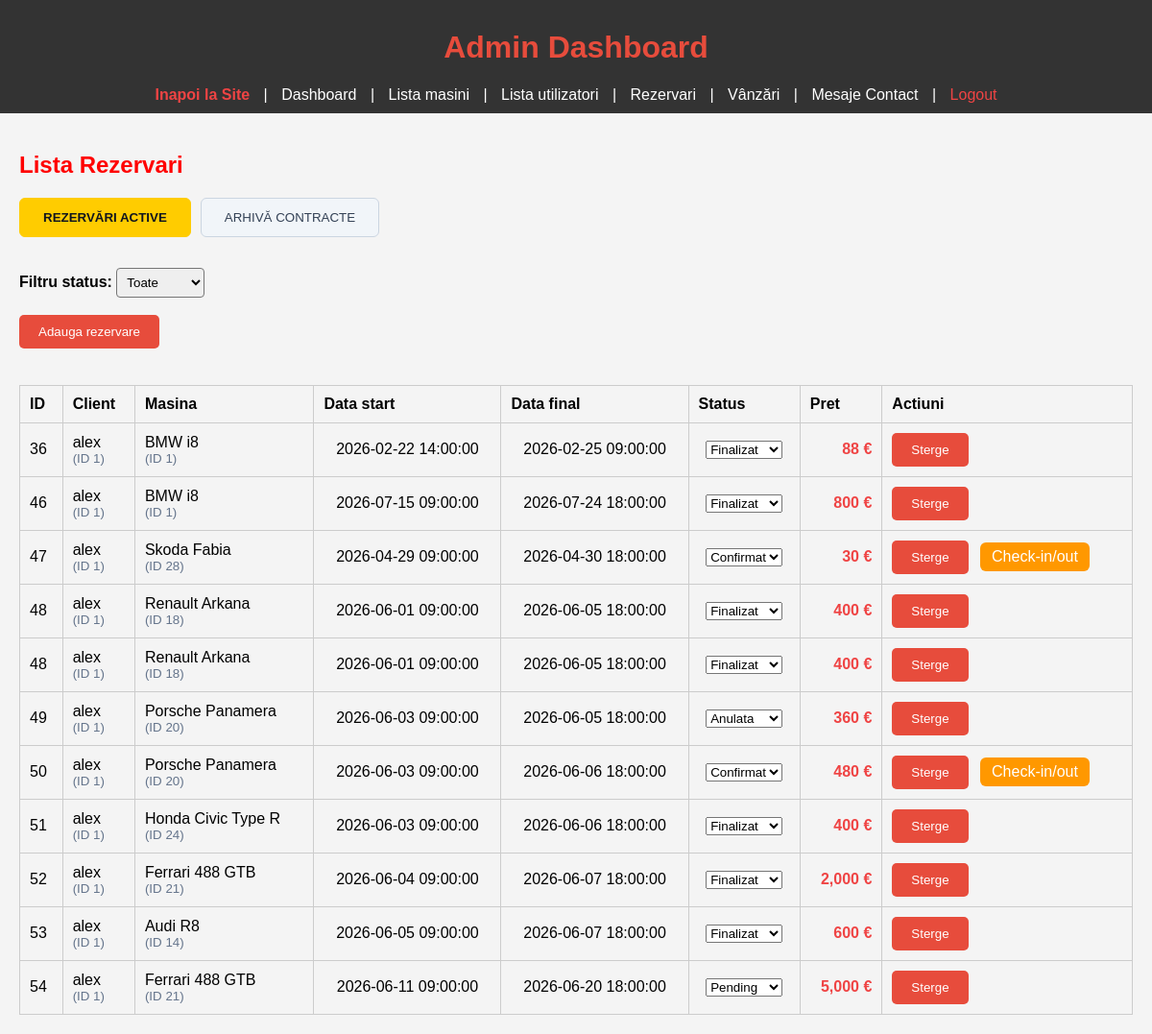
Screenshot of /admin/admin_rentals.php (signed in) with the database file from the repository.
### tables this page shows
CREATE TABLE `rentals` (
  `id` int(11) NOT NULL,
  `user_id` int(11) NOT NULL,
  `car_id` int(11) NOT NULL,
  `start_date` datetime DEFAULT NULL,
  `end_date` datetime DEFAULT NULL,
  `price` decimal(10,2) DEFAULT NULL,
  `status` varchar(20) DEFAULT 'pending'
);

CREATE TABLE `users` (
  `id` int(11) NOT NULL,
  `username` varchar(50) NOT NULL,
  `gender` enum('m','f','o') NOT NULL,
  `email` varchar(50) NOT NULL,
  `password` varchar(256) NOT NULL,
  `role` varchar(15) NOT NULL DEFAULT 'client'
);

CREATE TABLE `cars` (
  `id` int(11) NOT NULL,
  `marca` varchar(50) DEFAULT NULL,
  `model` varchar(50) DEFAULT NULL,
  `status` varchar(20) DEFAULT 'disponibil',
  `vizibil` tinyint(1) NOT NULL DEFAULT '1',
  `pret_vanzare` decimal(10,2) DEFAULT '0.00',
  `pret_inchiriere` decimal(10,2) DEFAULT '0.00',
  `vin` varchar(50) DEFAULT NULL,
  `kilometraj` int(11) DEFAULT '0',
  `an` int(11) DEFAULT '2000',
  `combustibil` varchar(20) DEFAULT NULL,
  `transmisie` varchar(20) DEFAULT NULL,
  `numar_inmatriculare` varchar(20) DEFAULT NULL,
  `motorizare` varchar(50) DEFAULT NULL,
  `detalii` text,
  `poza_principala` varchar(255) NOT NULL COMMENT 'Calea către imaginea principală a mașinii (ex: resurse/imagini/masini/...jpg)',
  `putere` varchar(50) DEFAULT NULL,
  `pret_promo` decimal(10,2) DEFAULT NULL
);

CREATE TABLE `contracts` (
  `id` int(11) NOT NULL,
  `rental_id` int(11) NOT NULL,
  `user_id` int(11) NOT NULL,
  `car_id` int(11) NOT NULL,
  `contract_number` varchar(50) DEFAULT NULL,
  `start_date` datetime NOT NULL,
  `end_date` datetime NOT NULL,
  `pret_total` decimal(10,2) NOT NULL,
  `depozit` decimal(10,2) DEFAULT '500.00',
  `status` enum('activ','finalizat','reziliat') DEFAULT 'activ',
  `check_in_km` int(11) DEFAULT NULL,
  `check_in_fuel` varchar(50) DEFAULT NULL,
  `check_in_photos` text,
  `check_in_notes` text,
  `check_out_km` int(11) DEFAULT NULL,
  `check_out_fuel` varchar(50) DEFAULT NULL,
  `check_out_damage` text,
  `check_out_cost` decimal(10,2) DEFAULT '0.00',
  `generated_at` datetime DEFAULT CURRENT_TIMESTAMP,
  `check_in_docs` varchar(10) DEFAULT 'nu',
  `check_in_keys` varchar(10) DEFAULT 'nu',
  `check_in_kit` varchar(10) DEFAULT 'nu',
  `check_in_cleaning` varchar(50) DEFAULT 'perfect',
  `check_out_docs` varchar(10) DEFAULT 'nu',
  `check_out_keys` varchar(10) DEFAULT 'nu',
  `check_out_kit` varchar(10) DEFAULT 'nu',
  `check_out_cleaning` varchar(50) DEFAULT 'perfect',
  `check_in_date` datetime DEFAULT NULL,
  `check_out_date` datetime DEFAULT NULL
);

### admin/admin_rentals.php (the view, shortened to what this page needs)
<?php
include '../db_connect.php';
$conn->set_charset("utf8");
$filter_sql = "";
$sql = "
    SELECT
        r.id,
        u.username,
        r.user_id,
        c.marca,
        c.model,
        r.car_id,
        r.start_date,
        r.end_date,
        r.status,
        r.price,
        con.id as contract_id
    FROM rentals r
    JOIN users u ON r.user_id = u.id
    JOIN cars c ON r.car_id = c.id
    LEFT JOIN contracts con ON con.rental_id = r.id
    $filter_sql
    ORDER BY r.id ASC
";
$stmt = $conn->prepare($sql);
$stmt->execute();
$result = $stmt->get_result();
include 'admin_header.php';
?>
<!DOCTYPE html>
<html lang="ro">
<head>
<link rel="stylesheet" href="../resurse/css/admin.css">
</head>
<body>
<main>
<h2>Lista Rezervari</h2>
<div style="margin-bottom: 2rem; display: flex; gap: 10px;">
    <button type="button" id="tabActiveBtn" onclick="switchTab('active')" style="background: #ffcc00; color: #11151d; border: 1px solid #ffcc00; padding: 12px 24px; font-weight: bold; border-radius: 6px; cursor: pointer; text-transform: uppercase;">
        Rezervări Active
    </button>
    <button type="button" id="tabArchiveBtn" onclick="switchTab('archive')" style="background: #f1f5f9; color: #334155; border: 1px solid #cbd5e1; padding: 12px 24px; font-weight: normal; border-radius: 6px; cursor: pointer; text-transform: uppercase;">
        Arhivă Contracte
    </button>
</div>
<div id="sectionActive" style="display: block;">
    <form method="get">
    <label style="font-weight: 600;">Filtru status:</label>
    <select name="status" onchange="this.form.submit()" style="padding: 6px; border-radius: 4px;">
        <option value="">Toate</option>
    </select>
    </form>
    <br>
    <button id="addRentalBtn">Adauga rezervare</button>
    <br><br>
    <table border="1" cellpadding="10" style="width: 100%; border-collapse: collapse;">
    <thead>
            <th>ID</th>
            <th>Client</th>
            <th>Masina</th>
            <th>Data start</th>
            <th>Data final</th>
            <th>Status</th>
            <th>Pret</th>
            <th style="text-align: left; padding-left: 10px;">Actiuni</th>
    </thead>
    <tbody>
    <?php while($row = $result->fetch_assoc()){ ?>
    <tr>
        <td><?= $row['id'] ?></td>
        <td><?= htmlspecialchars($row['username']) ?> <small style="display:block; color:#64748b;">(ID <?= $row['user_id'] ?>)</small></td>
        <td><?= htmlspecialchars($row['marca']." ".$row['model']) ?> <small style="display:block; color:#64748b;">(ID <?= $row['car_id'] ?>)</small></td>
        <td style="text-align: center;"><?= $row['start_date'] ?></td>
        <td style="text-align: center;"><?= $row['end_date'] ?></td>
        <td style="text-align: center;">
            <select class="rental-status" data-id="<?= $row['id'] ?>">
                <option value="pending" <?= $row['status']=='pending'?'selected':'' ?>>Pending</option>
                <option value="confirmat" <?= $row['status']=='confirmat'?'selected':'' ?>>Confirmat</option>
                <option value="finalizat" <?= $row['status']=='finalizat'?'selected':'' ?>>Finalizat</option>
                <option value="anulata" <?= $row['status']=='anulata'?'selected':'' ?>>Anulata</option>
            </select>
        </td>
        <td style="text-align: right; color: #ef4444; font-weight: bold;"><?= number_format($row['price'], 0) ?> €</td>
        <td style="text-align: left; padding-left: 10px;">
            <button class="delete-rental" data-id="<?= $row['id'] ?>">Sterge</button>
            <?php if (in_array(strtolower($row['status']), ['confirmat', 'confirmata'])): ?>
                <?php if (!empty($row['contract_id'])): ?>
                    <a href="check.php?id=<?= $row['contract_id'] ?? 0 ?>"
                       class="btn"
                       style="background:#ff9800; color:#fff; padding:6px 12px; text-decoration:none; border-radius:6px; margin-left:8px; display:inline-block;">
                        Check-in/out
                    </a>
                <?php else: ?>
                    <span style="color:#ff9800; font-size:0.9rem; margin-left:8px;">(Contract în curs)</span>
                <?php endif; ?>
            <?php endif; ?>
        </td>
    </tr>
    <?php } ?>
    </tbody>
    </table>
</div>
</main>
</body>
</html>

### resurse/css/admin.css (style rules this page uses)
body { font-family: Arial; background:#f4f4f4; margin:0; padding:0; }
h2 { color:red; }
main { padding:20px; }
table { width:100%; border-collapse:collapse; margin-top:20px; }
table th, table td { border:1px solid #ccc; padding:10px; text-align:left; }
button { background:#E74C3C; color:white; border:none; padding:10px 20px; cursor:pointer; border-radius:5px; }

### rows the page displays
rentals: id "36", user.username "alex", user "1", car.model "BMW i8", car "1", start_date "2026-02-22 14:00:00", end_date "2026-02-25 09:00:00", status+id "Finalizat", price "88"
contracts: rental "46", user.username "alex", rental.user_id "1", car.model "BMW i8", rental.car_id "1", rental.start_date "2026-07-15 09:00:00", rental.end_date "2026-07-24 18:00:00", rental "Finalizat", rental.price "800"
contracts: rental "47", user.username "alex", rental.user_id "1", car.model "Skoda Fabia", rental.car_id "28", rental.start_date "2026-04-29 09:00:00", rental.end_date "2026-04-30 18:00:00", rental "Confirmat", rental.price "30"
contracts: rental "48", user.username "alex", rental.user_id "1", car.model "Renault Arkana", rental.car_id "18", rental.start_date "2026-06-01 09:00:00", rental.end_date "2026-06-05 18:00:00", rental "Finalizat", rental.price "400"
contracts: rental "48", user.username "alex", rental.user_id "1", car.model "Renault Arkana", rental.car_id "18", rental.start_date "2026-06-01 09:00:00", rental.end_date "2026-06-05 18:00:00", rental "Finalizat", rental.price "400"
rentals: id "49", user.username "alex", user "1", car.model "Porsche Panamera", car "20", start_date "2026-06-03 09:00:00", end_date "2026-06-05 18:00:00", status+id "Anulata", price "360"
contracts: rental "50", user.username "alex", rental.user_id "1", car.model "Porsche Panamera", rental.car_id "20", rental.start_date "2026-06-03 09:00:00", rental.end_date "2026-06-06 18:00:00", rental "Confirmat", rental.price "480"
contracts: rental "51", user.username "alex", rental.user_id "1", car.model "Honda Civic Type R", rental.car_id "24", rental.start_date "2026-06-03 09:00:00", rental.end_date "2026-06-06 18:00:00", rental "Finalizat", rental.price "400"
contracts: rental "52", user.username "alex", rental.user_id "1", car.model "Ferrari 488 GTB", rental.car_id "21", rental.start_date "2026-06-04 09:00:00", rental.end_date "2026-06-07 18:00:00", rental "Finalizat", rental.price "2,000"
contracts: rental "53", user.username "alex", rental.user_id "1", car.model "Audi R8", rental.car_id "14", rental.start_date "2026-06-05 09:00:00", rental.end_date "2026-06-07 18:00:00", rental "Finalizat", rental.price "600"
rentals: id "54", user.username "alex", user "1", car.model "Ferrari 488 GTB", car "21", start_date "2026-06-11 09:00:00", end_date "2026-06-20 18:00:00", status+id "Pending", price "5,000"
